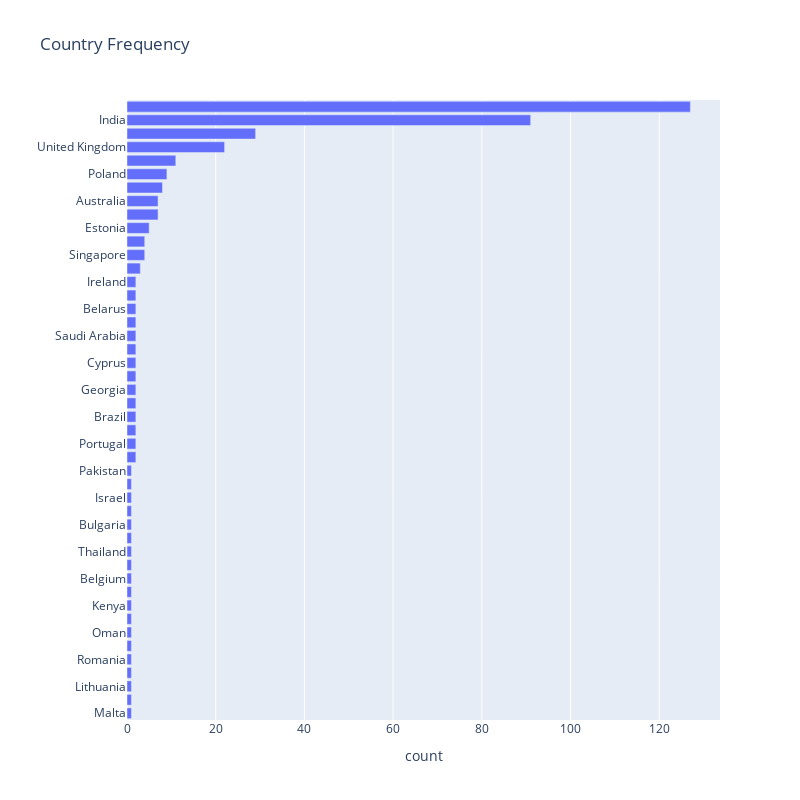

The code cell stored with this chart in its notebook:
### Code cell
px.bar(x=countries_cnt.values, y=countries_cnt.index, labels={'x': 'count', 'y':''}, width=800,
       title = 'Country Frequency', height=800)

### Figure 1 — Plotly figure (JSON) as saved in the notebook; plotly's stock layout.template omitted (floating-point values rounded to 4 significant figures)
{"data": [{"alignmentgroup": "True", "hovertemplate": "count=%{x}<br>=%{y}<extra></extra>", "legendgroup": "", "marker": {"color": "#636efa", "pattern": {"shape": ""}}, "name": "", "offsetgroup": "", "orientation": "h", "showlegend": false, "textposition": "auto", "x": [1, 1, 1, 1, 1, 1, 1, 1, 1, 1, 1, 1, 1, 1, 1, 1, 1, 1, 1, 2, 2, 2, 2, 2, 2, 2, 2, 2, 2, 2, 2, 2, 2, 3, 4, 4, 5, 7, 7, 8, 9, 11, 22, 29, 91, 127], "xaxis": "x", "y": ["Malta", "Turkey", "Lithuania", "Vietnam", "Romania", "Egypt", "Oman", "Colombia", "Kenya", "Slovakia", "Belgium", "Hungary", "Thailand", "Uganda", "Bulgaria", "Macedonia", "Israel", "Luxembourg", "Pakistan", "Indonesia", "Portugal", "China", "Brazil", "Armenia", "Georgia", "Netherlands", "Cyprus", "Argentina", "Saudi Arabia", "Czech Republic", "Belarus", "Uruguay", "Ireland", "South Africa", "Singapore", "Russia", "Estonia", "Germany", "Australia", "United Arab Emirates", "Poland", "Canada", "United Kingdom", "Ukraine", "India", "United States"], "yaxis": "y", "type": "bar"}], "layout": {"xaxis": {"anchor": "y", "domain": [0, 1], "title": {"text": "count"}}, "yaxis": {"anchor": "x", "domain": [0, 1], "title": {"text": ""}}, "legend": {"tracegroupgap": 0}, "title": {"text": "Country Frequency"}, "barmode": "relative", "height": 800, "width": 800}}
